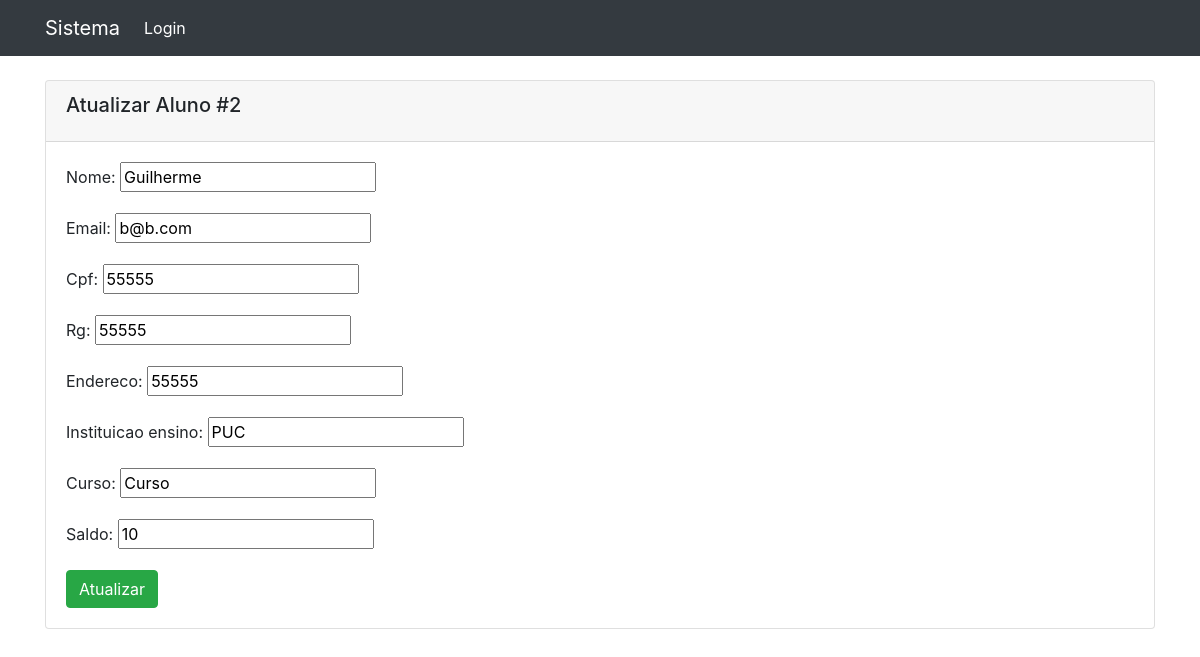
Page /aluno/editar/2 on the earlier database version.
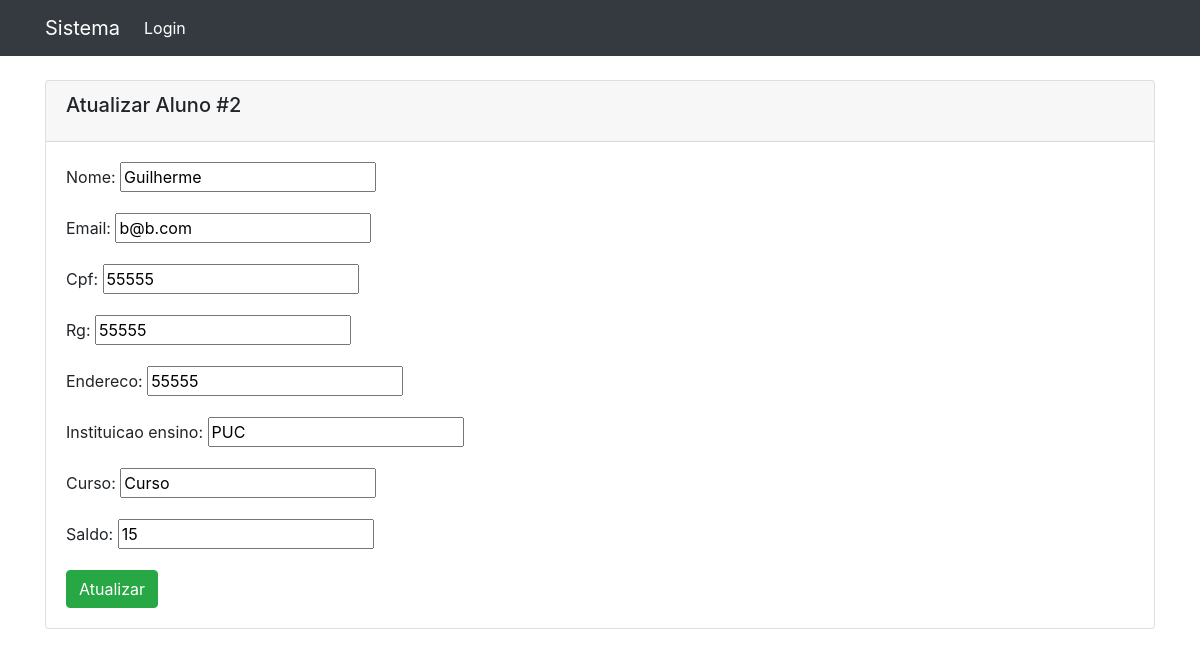
Same page on the later database version.
### coin_system/models.py (models this page shows)
class Aluno(models.Model):
    user = models.OneToOneField(User, on_delete=models.CASCADE, blank=True, null=True)
    nome = models.CharField(max_length=120)
    email = models.EmailField()
    cpf = models.CharField(max_length=16)
    rg = models.CharField(max_length=24)
    endereco = models.CharField(max_length=240)
    instituicao_ensino = models.CharField(max_length=80)
    curso = models.CharField(max_length=80)
    saldo = models.IntegerField(default=0)

### coin_system/view_classes/aluno.py (the view, shortened to what this page needs)
# urls.py: path('aluno/editar/<int:pk>', aluno.AlunoUpdateView.as_view(), name='aluno-update'),
class AlunoUpdateView(UpdateView):
    model = Aluno
    template_name = 'aluno/update.html'
    context_object_name = 'aluno'
    fields = ('nome', 'email', 'cpf', 'rg', 'endereco', 'instituicao_ensino', 'curso', 'saldo')

### coin_system/templates/aluno/update.html (shortened to what this page needs)
{% extends "base.html" %}
{% block container %}
<div class="card">
    <div class="card-header">
        <h5 class="card-title">Atualizar Aluno #{{aluno.id}}</h5>
    </div>
    <div class="card-body">
        <form method="post">
            {{form.as_p}}
            <button type="submit" class="btn btn-success">Atualizar</button>
        </form>
    </div>
</div>
{% endblock %}

Differences in the rows shown:
changed Aluno "Guilherme": saldo "10" → "15"
